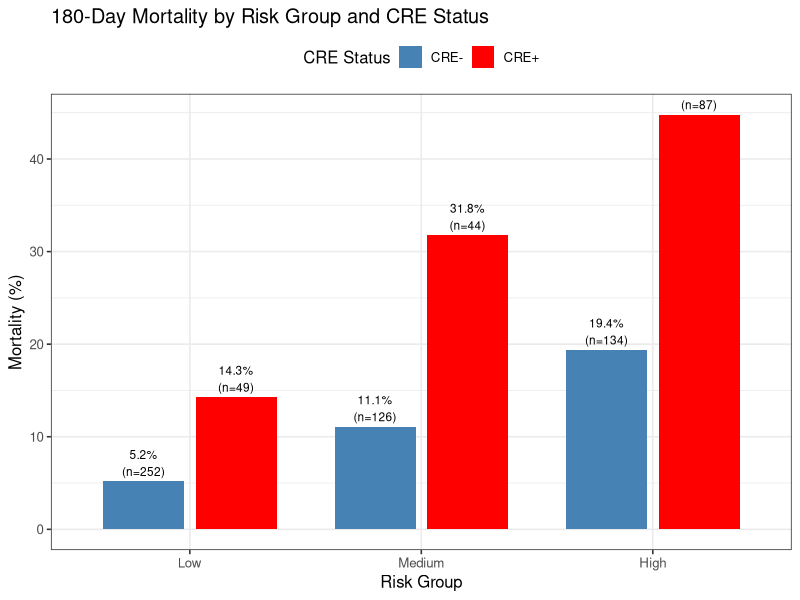

The R source for this figure: (Note: this script raises an error after producing the figure.)
## ---- chunk 1

#############################################
## FIXED RISK ANALYSIS WITH NA HANDLING
## Properly handles missing values throughout
#############################################

library(dplyr)
library(ggplot2)

cat("============================================\n")
cat("SIMPLE RISK ANALYSIS WITH NA HANDLING\n")
cat("============================================\n")

# ============================================================
# STEP 1: LOAD DATA
# ============================================================

cat("\n=== Loading Data ===\n")

data_full <- read.csv("CRECOOLT_overall.csv", stringsAsFactors = FALSE)
cat("Total records:", nrow(data_full), "\n")

# Basic subset
data_work <- data_full %>%
  filter(!is.na(retro_or_pros))

cat("After filtering:", nrow(data_work), "\n")

# ============================================================
# STEP 2: CREATE OUTCOMES
# ============================================================

cat("\n=== Creating Outcomes ===\n")

# Convert dates
data_work$date_of_transplant <- as.Date(data_work$date_of_transplant)
data_work$death_date <- as.Date(data_work$death_date)
data_work$discharge_date <- as.Date(data_work$discharge_date)

# Create death outcome
data_work$days_to_death <- as.numeric(data_work$death_date - data_work$date_of_transplant)
data_work$death_180 <- ifelse(!is.na(data_work$days_to_death) & 
                                data_work$days_to_death <= 180 & 
                                data_work$days_to_death > 0, 1, 0)
data_work$death_180[is.na(data_work$death_180)] <- 0

# Create time variable
data_work$time_simple <- 180
data_work$time_simple[data_work$death_180 == 1] <- data_work$days_to_death[data_work$death_180 == 1]

# Filter valid cases
data_work <- data_work %>%
  filter(!is.na(time_simple) & time_simple > 0 & time_simple <= 180)

cat("Valid patients:", nrow(data_work), "\n")
cat("Deaths within 180 days:", sum(data_work$death_180), "\n")
cat("Crude mortality:", round(mean(data_work$death_180) * 100, 1), "%\n")

# ============================================================
# STEP 3: PREPARE PREDICTORS
# ============================================================

cat("\n=== Preparing Predictors ===\n")

# Initialize all predictor columns
data_work$age_clean <- NA
data_work$meld_clean <- NA
data_work$cci_clean <- NA

# Age
if("age" %in% names(data_work)) {
  data_work$age_clean <- suppressWarnings(as.numeric(as.character(data_work$age)))
  cat("Age: ", sum(!is.na(data_work$age_clean)), " valid values, range ", 
      round(min(data_work$age_clean, na.rm=T)), "-", 
      round(max(data_work$age_clean, na.rm=T)), "\n", sep="")
}

# MELD
if("meld_score" %in% names(data_work)) {
  data_work$meld_clean <- suppressWarnings(as.numeric(as.character(data_work$meld_score)))
  cat("MELD: ", sum(!is.na(data_work$meld_clean)), " valid values, range ", 
      round(min(data_work$meld_clean, na.rm=T)), "-", 
      round(max(data_work$meld_clean, na.rm=T)), "\n", sep="")
}

# CCI
if("cci" %in% names(data_work)) {
  data_work$cci_clean <- suppressWarnings(as.numeric(as.character(data_work$cci)))
  cat("CCI: ", sum(!is.na(data_work$cci_clean)), " valid values\n", sep="")
}

# Binary complications
cat("\nComplications:\n")
for(i in 1:11) {
  var_name <- paste0("post_olt_compli___", i)
  if(var_name %in% names(data_work)) {
    data_work[[paste0("compli_", i)]] <- ifelse(data_work[[var_name]] == 1, 1, 0)
    data_work[[paste0("compli_", i)]][is.na(data_work[[paste0("compli_", i)]])] <- 0
    n_cases <- sum(data_work[[paste0("compli_", i)]])
    if(n_cases > 0) {
      cat("  Complication ", i, ": ", n_cases, " cases\n", sep="")
    }
  }
}

# ============================================================
# STEP 4: CREATE SIMPLE RISK SCORE
# ============================================================

cat("\n=== Creating Risk Score ===\n")

# Initialize risk score for all patients
data_work$risk_points <- 0

# Add age points (if available)
if(sum(!is.na(data_work$age_clean)) > 30) {
  age_median <- median(data_work$age_clean, na.rm = TRUE)
  data_work$age_risk <- ifelse(!is.na(data_work$age_clean) & data_work$age_clean > age_median, 1, 0)
  data_work$risk_points <- data_work$risk_points + data_work$age_risk
  cat("Added age component (median = ", round(age_median), ")\n", sep="")
}

# Add MELD points (if available)
if(sum(!is.na(data_work$meld_clean)) > 30) {
  meld_median <- median(data_work$meld_clean, na.rm = TRUE)
  data_work$meld_risk <- ifelse(!is.na(data_work$meld_clean) & data_work$meld_clean > meld_median, 1, 0)
  data_work$risk_points <- data_work$risk_points + data_work$meld_risk
  cat("Added MELD component (median = ", round(meld_median), ")\n", sep="")
}

# Add major complications
major_complications <- c("compli_1", "compli_3", "compli_5")  # ARF, Vent, Reintervention
for(comp in major_complications) {
  if(comp %in% names(data_work)) {
    data_work$risk_points <- data_work$risk_points + data_work[[comp]]
    cat("Added ", comp, " (n=", sum(data_work[[comp]]), ")\n", sep="")
  }
}

# Check risk score distribution
cat("\nRisk score distribution:\n")
print(table(data_work$risk_points))

# ============================================================
# STEP 5: CREATE RISK GROUPS
# ============================================================

cat("\n=== Creating Risk Groups ===\n")

# Method 1: Try tertiles if enough variation
if(length(unique(data_work$risk_points)) >= 3) {
  # Use tertiles with NA handling
  risk_tertiles <- quantile(data_work$risk_points, 
                            probs = c(0, 1/3, 2/3, 1), 
                            na.rm = TRUE)  # This is the fix!
  
  # Handle ties by adjusting breaks
  if(length(unique(risk_tertiles)) < 4) {
    # If ties, use simple equal groups
    data_work$risk_group <- cut(rank(data_work$risk_points, ties.method = "random"),
                                breaks = 3,
                                labels = c("Low", "Medium", "High"))
  } else {
    data_work$risk_group <- cut(data_work$risk_points,
                                breaks = risk_tertiles,
                                labels = c("Low", "Medium", "High"),
                                include.lowest = TRUE)
  }
} else {
  # Method 2: Simple grouping based on score
  cat("Using simple grouping due to limited variation\n")
  data_work$risk_group <- factor(
    ifelse(data_work$risk_points == 0, "Low",
           ifelse(data_work$risk_points <= 1, "Medium", "High")),
    levels = c("Low", "Medium", "High")
  )
}

# Check distribution
cat("\nRisk group distribution:\n")
print(table(data_work$risk_group, useNA = "ifany"))

# ============================================================
# STEP 6: ADD CRE INFORMATION
# ============================================================

cat("\n=== Adding CRE Status ===\n")

# Initialize CRE variable
data_work$cre_180 <- 0

# Check different CRE variable names
if("cre_infection_date" %in% names(data_work)) {
  data_work$cre_infection_date <- as.Date(data_work$cre_infection_date)
  cre_days <- as.numeric(data_work$cre_infection_date - data_work$date_of_transplant)
  data_work$cre_180 <- ifelse(!is.na(cre_days) & cre_days <= 180 & cre_days > 0, 1, 0)
  cat("CRE from dates: ", sum(data_work$cre_180), " infections\n", sep="")
} else if("cre_infection" %in% names(data_work)) {
  data_work$cre_180 <- ifelse(data_work$cre_infection == 1, 1, 0)
  data_work$cre_180[is.na(data_work$cre_180)] <- 0
  cat("CRE from binary variable: ", sum(data_work$cre_180), " infections\n", sep="")
} else if("cre_180d" %in% names(data_work)) {
  data_work$cre_180 <- ifelse(data_work$cre_180d == 1, 1, 0)
  data_work$cre_180[is.na(data_work$cre_180)] <- 0
  cat("CRE from existing variable: ", sum(data_work$cre_180), " infections\n", sep="")
}

cat("Total CRE infections within 180 days: ", sum(data_work$cre_180), "\n", sep="")

# ============================================================
# STEP 7: ANALYSIS
# ============================================================

cat("\n=== ANALYSIS RESULTS ===\n")

# Overall mortality
cat("\nOverall 180-day mortality: ", 
    round(mean(data_work$death_180) * 100, 1), "%\n", sep="")

# By risk group
risk_table <- data_work %>%
  group_by(risk_group) %>%
  summarise(
    n = n(),
    deaths = sum(death_180),
    mortality_pct = round(deaths/n * 100, 1),
    cre_n = sum(cre_180),
    cre_pct = round(cre_n/n * 100, 1)
  )

cat("\n--- Mortality by Risk Group ---\n")
print(as.data.frame(risk_table))

# By CRE status
cre_table <- data_work %>%
  mutate(CRE_status = ifelse(cre_180 == 1, "CRE+", "CRE-")) %>%
  group_by(CRE_status) %>%
  summarise(
    n = n(),
    deaths = sum(death_180),
    mortality_pct = round(deaths/n * 100, 1)
  )

cat("\n--- Mortality by CRE Status ---\n")
print(as.data.frame(cre_table))

# Combined
combined_table <- data_work %>%
  mutate(CRE_status = ifelse(cre_180 == 1, "CRE+", "CRE-")) %>%
  group_by(risk_group, CRE_status) %>%
  summarise(
    n = n(),
    deaths = sum(death_180),
    mortality_pct = round(deaths/n * 100, 1),
    .groups = "drop"
  )

cat("\n--- Mortality by Risk Group and CRE Status ---\n")
print(as.data.frame(combined_table))

# ============================================================
# STEP 8: VISUALIZATION
# ============================================================

# Create bar plot
p <- ggplot(combined_table, aes(x = risk_group, y = mortality_pct, fill = CRE_status)) +
  geom_col(position = position_dodge(width = 0.8), width = 0.7) +
  geom_text(aes(label = paste0(mortality_pct, "%\n(n=", n, ")")), 
            position = position_dodge(width = 0.8),
            vjust = -0.2, size = 3) +
  scale_fill_manual(values = c("CRE-" = "steelblue", "CRE+" = "red")) +
  labs(title = "180-Day Mortality by Risk Group and CRE Status",
       x = "Risk Group",
       y = "Mortality (%)",
       fill = "CRE Status") +
  theme_bw(base_size = 12) +
  theme(legend.position = "top")

print(p)

# Save results
baseline_data <- data_work
save(baseline_data, file = "baseline_data_final.RData")
write.csv(combined_table, "mortality_by_risk_and_cre.csv", row.names = FALSE)

cat("\n============================================\n")
cat("ANALYSIS COMPLETE\n")
cat("============================================\n")
cat("\nData saved as 'baseline_data' and 'baseline_data_final.RData'\n")
cat("Results saved to 'mortality_by_risk_and_cre.csv'\n")

## ---- chunk 2



### Visualization of score
# ============================================================
# SCORE DISTRIBUTION VS CRE INFECTION RATE ANALYSIS
# Building on existing trajectory analysis
# ============================================================

library(dplyr)
library(tidyr)
library(ggplot2)
library(patchwork)  # for combining plots
library(scales)     # for percentage formatting

# Assuming you have already run your main analysis and have the results object
# If not, load it:
# load("prospective_trajectory_results.RData")

cat("\n============================================\n")
cat("SCORE DISTRIBUTION VS CRE INFECTION ANALYSIS\n")
cat("============================================\n")

# ============================================================
# PREPARE DATA FOR VISUALIZATION
# ============================================================

# Create analysis dataset with scores and CRE outcome
score_cre_analysis <- longitudinal_data %>%
  group_by(record_id) %>%
  summarise(
    # Score metrics
    baseline_score = first(score),
    mean_score = mean(score, na.rm = TRUE),
    max_score = max(score, na.rm = TRUE),
    final_score = last(score),
    score_trajectory = final_score - baseline_score,
    
    # CRE outcome
    cre_infection = first(cre_infection),
    primary_outcome = first(primary_outcome),
    days_to_cre = first(days_to_cre),
    
    # Time metrics
    n_measurements = n(),
    follow_up_days = max(days_from_olt),
    
    .groups = "drop"
  ) %>%
  mutate(
    cre_status = factor(
      ifelse(cre_infection == 1, "CRE Infection", "No CRE Infection"),
      levels = c("No CRE Infection", "CRE Infection")
    )
  )

cat("\nData summary:\n")
cat("Total patients:", nrow(score_cre_analysis), "\n")
cat("CRE infections:", sum(score_cre_analysis$cre_infection == 1, na.rm = TRUE), "\n")
cat("CRE infection rate:", 
    round(mean(score_cre_analysis$cre_infection == 1, na.rm = TRUE) * 100, 2), "%\n")

# ============================================================
# VISUALIZATION 1: BOX PLOTS OF SCORE DISTRIBUTIONS
# ============================================================

cat("\n=== Creating Box Plot Comparison ===\n")

p1 <- ggplot(score_cre_analysis, aes(x = cre_status, y = max_score, fill = cre_status)) +
  geom_boxplot(alpha = 0.7) +
  geom_jitter(width = 0.2, alpha = 0.3, size = 2) +
  scale_fill_manual(values = c("No CRE Infection" = "#4CAF50", "CRE Infection" = "#F44336")) +
  labs(
    title = "Maximum Score Distribution by CRE Infection Status",
    x = "CRE Status",
    y = "Maximum Score During Follow-up",
    fill = "CRE Status"
  ) +
  theme_minimal() +
  theme(legend.position = "none") +
  stat_summary(fun = mean, geom = "point", shape = 23, size = 3, fill = "white")

# ============================================================
# VISUALIZATION 2: SCORE BINS VS INFECTION RATE
# ============================================================

cat("\n=== Creating Binned Score Analysis ===\n")

# Create score bins for max score
score_cre_analysis <- score_cre_analysis %>%
  mutate(
    score_bin = cut(max_score, 
                   breaks = quantile(max_score, probs = seq(0, 1, 0.2), na.rm = TRUE),
                   include.lowest = TRUE,
                   labels = c("Very Low", "Low", "Medium", "High", "Very High"))
  )

# Calculate infection rate by bin
bin_summary <- score_cre_analysis %>%
  group_by(score_bin) %>%
  summarise(
    n_patients = n(),
    n_infections = sum(cre_infection == 1, na.rm = TRUE),
    infection_rate = mean(cre_infection == 1, na.rm = TRUE),
    se = sqrt(infection_rate * (1 - infection_rate) / n_patients),
    ci_lower = infection_rate - 1.96 * se,
    ci_upper = infection_rate + 1.96 * se,
    .groups = "drop"
  ) %>%
  filter(!is.na(score_bin))

p2 <- ggplot(bin_summary, aes(x = score_bin, y = infection_rate)) +
  geom_col(fill = "#2196F3", alpha = 0.7) +
  geom_errorbar(aes(ymin = ci_lower, ymax = ci_upper), 
                width = 0.2, size = 0.8) +
  geom_text(aes(label = paste0(round(infection_rate * 100, 1), "%")), 
            vjust = -0.5, size = 3.5) +
  scale_y_continuous(labels = percent_format(), limits = c(0, NA)) +
  labs(
    title = "CRE Infection Rate by Score Category",
    subtitle = paste("n =", sum(bin_summary$n_patients), "patients"),
    x = "Maximum Score Category",
    y = "CRE Infection Rate"
  ) +
  theme_minimal() +
  theme(axis.text.x = element_text(angle = 45, hjust = 1))

# ============================================================
# VISUALIZATION 3: CONTINUOUS RELATIONSHIP
# ============================================================

cat("\n=== Creating Continuous Relationship Plot ===\n")

# Create a smoothed relationship plot
p3 <- ggplot(score_cre_analysis, aes(x = max_score, y = as.numeric(cre_infection == 1))) +
  geom_point(aes(color = cre_status), 
             position = position_jitter(height = 0.02), 
             alpha = 0.5, size = 2) +
  geom_smooth(method = "loess", se = TRUE, color = "darkblue", fill = "lightblue") +
  scale_y_continuous(labels = percent_format(), 
                     breaks = seq(0, 1, 0.25),
                     limits = c(-0.05, 1.05)) +
  scale_color_manual(values = c("No CRE Infection" = "#4CAF50", "CRE Infection" = "#F44336")) +
  labs(
    title = "Relationship Between Maximum Score and CRE Infection Risk",
    x = "Maximum Score",
    y = "Probability of CRE Infection",
    color = "Actual Outcome"
  ) +
  theme_minimal() +
  theme(legend.position = "bottom")

# ============================================================
# VISUALIZATION 4: DENSITY PLOTS
# ============================================================

cat("\n=== Creating Density Comparison ===\n")

p4 <- ggplot(score_cre_analysis, aes(x = max_score, fill = cre_status)) +
  geom_density(alpha = 0.5) +
  scale_fill_manual(values = c("No CRE Infection" = "#4CAF50", "CRE Infection" = "#F44336")) +
  labs(
    title = "Score Distribution Density by CRE Infection Status",
    x = "Maximum Score",
    y = "Density",
    fill = "CRE Status"
  ) +
  theme_minimal() +
  theme(legend.position = "top") +
  geom_vline(data = score_cre_analysis %>% 
               group_by(cre_status) %>% 
               summarise(median_score = median(max_score, na.rm = TRUE)),
             aes(xintercept = median_score, color = cre_status),
             linetype = "dashed", size = 1) +
  scale_color_manual(values = c("No CRE Infection" = "#2E7D32", "CRE Infection" = "#C62828"),
                     guide = "none")

# ============================================================
# VISUALIZATION 5: TRAJECTORY PATTERNS
# ============================================================

cat("\n=== Creating Trajectory Pattern Analysis ===\n")

# Analyze score trajectories for patients who developed CRE
trajectory_summary <- score_cre_analysis %>%
  mutate(
    trajectory_pattern = case_when(
      score_trajectory > 2 ~ "Increasing",
      score_trajectory < -2 ~ "Decreasing",
      TRUE ~ "Stable"
    )
  )

trajectory_rates <- trajectory_summary %>%
  group_by(trajectory_pattern) %>%
  summarise(
    n = n(),
    cre_rate = mean(cre_infection == 1, na.rm = TRUE),
    .groups = "drop"
  )

p5 <- ggplot(trajectory_rates, aes(x = trajectory_pattern, y = cre_rate)) +
  geom_col(fill = "#FF9800", alpha = 0.7) +
  geom_text(aes(label = paste0(round(cre_rate * 100, 1), "%\n(n=", n, ")")), 
            vjust = -0.2, size = 3.5) +
  scale_y_continuous(labels = percent_format(), limits = c(0, max(trajectory_rates$cre_rate) * 1.2)) +
  labs(
    title = "CRE Infection Rate by Score Trajectory Pattern",
    x = "Score Trajectory Pattern",
    y = "CRE Infection Rate"
  ) +
  theme_minimal()

# ============================================================
# COMBINE PLOTS
# ============================================================

cat("\n=== Combining Visualizations ===\n")

# Create a combined plot using patchwork
combined_plot <- (p1 | p2) / (p3 | p4) / p5 +
  plot_annotation(
    title = "Score Distribution and CRE Infection Risk Analysis",
    subtitle = paste("Prospective Cohort (n =", nrow(score_cre_analysis), "patients)"),
    theme = theme(plot.title = element_text(size = 16, face = "bold"))
  )

print(combined_plot)
ggsave("score_cre_combined_analysis.png", combined_plot, width = 14, height = 12, dpi = 300)

# Save individual plots
ggsave("score_cre_boxplot.png", p1, width = 8, height = 6, dpi = 300)
ggsave("score_cre_bins.png", p2, width = 8, height = 6, dpi = 300)
ggsave("score_cre_continuous.png", p3, width = 8, height = 6, dpi = 300)
ggsave("score_cre_density.png", p4, width = 8, height = 6, dpi = 300)
ggsave("score_cre_trajectory.png", p5, width = 8, height = 6, dpi = 300)

# ============================================================
# STATISTICAL ANALYSIS
# ============================================================

cat("\n=== Statistical Analysis ===\n")

# 1. Compare mean scores between groups
t_test <- t.test(max_score ~ cre_status, data = score_cre_analysis)
cat("\nT-test for maximum score difference:\n")
cat("  Mean score (No CRE):", round(t_test$estimate[1], 2), "\n")
cat("  Mean score (CRE):", round(t_test$estimate[2], 2), "\n")
cat("  Difference:", round(t_test$estimate[2] - t_test$estimate[1], 2), "\n")
cat("  p-value:", format.pval(t_test$p.value), "\n")

# 2. Wilcoxon rank-sum test (non-parametric)
wilcox_test <- wilcox.test(max_score ~ cre_status, data = score_cre_analysis)
cat("\nWilcoxon rank-sum test:\n")
cat("  p-value:", format.pval(wilcox_test$p.value), "\n")

# 3. Logistic regression
logit_model <- glm(cre_infection ~ max_score, 
                   data = score_cre_analysis, 
                   family = binomial())
cat("\nLogistic Regression Results:\n")
print(summary(logit_model))

# Calculate odds ratio
or <- exp(coef(logit_model)[2])
ci <- exp(confint(logit_model)[2,])
cat("\nOdds Ratio per unit increase in max score:", round(or, 3), "\n")
cat("95% CI:", round(ci[1], 3), "-", round(ci[2], 3), "\n")

# ============================================================
# SUMMARY TABLE
# ============================================================

cat("\n=== Creating Summary Table ===\n")

summary_table <- score_cre_analysis %>%
  group_by(cre_status) %>%
  summarise(
    n = n(),
    baseline_mean = round(mean(baseline_score, na.rm = TRUE), 2),
    baseline_sd = round(sd(baseline_score, na.rm = TRUE), 2),
    max_mean = round(mean(max_score, na.rm = TRUE), 2),
    max_sd = round(sd(max_score, na.rm = TRUE), 2),
    trajectory_mean = round(mean(score_trajectory, na.rm = TRUE), 2),
    trajectory_sd = round(sd(score_trajectory, na.rm = TRUE), 2),
    .groups = "drop"
  )

cat("\nScore Summary by CRE Status:\n")
print(summary_table)

# Save analysis results
analysis_results <- list(
  score_cre_data = score_cre_analysis,
  bin_summary = bin_summary,
  trajectory_rates = trajectory_rates,
  summary_table = summary_table,
  statistical_tests = list(
    t_test = t_test,
    wilcox_test = wilcox_test,
    logit_model = logit_model
  )
)

save(analysis_results, file = "score_cre_analysis_results.RData")
cat("\nAnalysis results saved to score_cre_analysis_results.RData\n")

cat("\n============================================\n")
cat("Score vs CRE Analysis Complete\n")
cat("============================================\n")


  

## ---- chunk 3
# ============================================================
# CORRECTED ANTI-CRE THERAPY EFFECTIVENESS ANALYSIS
# Using score_impact___2 as the therapy indicator
# ============================================================

library(dplyr)
library(tidyr)
library(ggplot2)
library(patchwork)
library(scales)

cat("\n============================================\n")
cat("ANTI-CRE THERAPY EFFECTIVENESS ANALYSIS\n")
cat("Based on score_impact___2 (Therapy Started)\n")
cat("============================================\n")

# ============================================================
# DATA PREPARATION WITH CORRECT VARIABLE INTERPRETATION
# ============================================================

cat("\n=== Understanding the Variables ===\n")
cat("score_impact___1 = No action taken\n")
cat("score_impact___2 = Anti-CRE therapy started (OUR FOCUS)\n")
cat("score_impact___3 = Diagnostic test performed\n")

cat("\n=== Processing Score Impact Data ===\n")

# Process score data with correct therapy indicator
score_therapy_data <- score_data %>%
  select(
    record_id,
    score,
    score_date,
    score_impact___1,  # No action
    score_impact___2,  # THERAPY STARTED
    score_impact___3   # Diagnostic test
  ) %>%
  filter(!is.na(score) & !is.na(score_date)) %>%
  mutate(
    score_date = as.Date(score_date),
    
    # Correct interpretation
    no_action = ifelse(score_impact___1 == 1, 1, 0),
    therapy_started = ifelse(score_impact___2 == 1, 1, 0),  # THIS IS OUR THERAPY VARIABLE
    diagnostic_performed = ifelse(score_impact___3 == 1, 1, 0),
    
    # Any action taken
    any_action = ifelse(therapy_started == 1 | diagnostic_performed == 1, 1, 0),
    
    # Score categories
    score_category = cut(score, 
                        breaks = c(-Inf, 5, 10, 15, 20, Inf),
                        labels = c("0-5", "6-10", "11-15", "16-20", ">20"))
  )

cat("\nScore assessments processed:", nrow(score_therapy_data), "\n")
cat("Assessments where therapy started:", sum(score_therapy_data$therapy_started), 
    "(", round(mean(score_therapy_data$therapy_started)*100, 1), "%)\n")
cat("Assessments with no action:", sum(score_therapy_data$no_action),
    "(", round(mean(score_therapy_data$no_action)*100, 1), "%)\n")
cat("Assessments with diagnostic test:", sum(score_therapy_data$diagnostic_performed),
    "(", round(mean(score_therapy_data$diagnostic_performed)*100, 1), "%)\n")

# ============================================================
# CREATE PATIENT-LEVEL SUMMARY
# ============================================================

cat("\n=== Creating Patient-Level Summary ===\n")

# Aggregate to patient level - did they EVER receive therapy based on score?
patient_therapy_data <- score_therapy_data %>%
  group_by(record_id) %>%
  summarise(
    # Therapy exposure (EVER received therapy based on score_impact___2)
    received_score_based_therapy = max(therapy_started),
    n_therapy_instances = sum(therapy_started),
    
    # Other actions
    ever_had_diagnostic = max(diagnostic_performed),
    ever_no_action = max(no_action),
    
    # Score metrics
    baseline_score = first(score),
    max_score = max(score),
    mean_score = mean(score),
    final_score = last(score),
    n_assessments = n(),
    
    # Score categories
    max_score_category = cut(max_score,
                            breaks = c(-Inf, 5, 10, 15, 20, Inf),
                            labels = c("0-5", "6-10", "11-15", "16-20", ">20")),
    
    # Risk stratification
    risk_group = case_when(
      max_score <= 10 ~ "Low Risk (≤10)",
      max_score <= 20 ~ "Medium Risk (11-20)",
      TRUE ~ "High Risk (>20)"
    ),
    
    .groups = "drop"
  ) %>%
  # Join with outcomes
  left_join(baseline_processed %>% 
              select(record_id, cre_infection, primary_outcome, date_of_transplant,
                     any_of(c("days_to_cre", "cre_infection_date"))),
            by = "record_id") %>%
  filter(!is.na(primary_outcome))

cat("\nPatient-level summary:\n")
cat("Total patients analyzed:", nrow(patient_therapy_data), "\n")
cat("Patients who received score-based therapy:", 
    sum(patient_therapy_data$received_score_based_therapy), 
    "(", round(mean(patient_therapy_data$received_score_based_therapy)*100, 1), "%)\n")
cat("CRE infections overall:", sum(patient_therapy_data$cre_infection == 1, na.rm = TRUE),
    "(", round(mean(patient_therapy_data$cre_infection == 1, na.rm = TRUE)*100, 1), "%)\n")

# ============================================================
# OVERALL TREATMENT EFFECT
# ============================================================

cat("\n=== Overall Treatment Effect (score_impact___2) ===\n")

# Overall comparison
overall_comparison <- patient_therapy_data %>%
  group_by(received_score_based_therapy) %>%
  summarise(
    n = n(),
    n_infections = sum(cre_infection == 1, na.rm = TRUE),
    infection_rate = mean(cre_infection == 1, na.rm = TRUE),
    mean_max_score = mean(max_score, na.rm = TRUE),
    sd_score = sd(max_score, na.rm = TRUE),
    .groups = "drop"
  ) %>%
  mutate(
    therapy_label = ifelse(received_score_based_therapy == 1, 
                          "Score-Based Therapy", "No Score-Based Therapy"),
    ci_lower = qbinom(0.025, n, infection_rate) / n,
    ci_upper = qbinom(0.975, n, infection_rate) / n
  )

print(overall_comparison)

# Statistical test
therapy_table <- table(patient_therapy_data$received_score_based_therapy, 
                      patient_therapy_data$cre_infection)
fisher_test <- fisher.test(therapy_table)
chi_test <- chisq.test(therapy_table)

cat("\nStatistical Tests:\n")
cat("  Fisher's exact test p-value:", format.pval(fisher_test$p.value), "\n")
cat("  Odds ratio:", round(fisher_test$estimate, 3), "\n")

# Calculate effectiveness metrics
if(nrow(overall_comparison) == 2) {
  no_therapy_rate <- overall_comparison$infection_rate[overall_comparison$received_score_based_therapy == 0]
  therapy_rate <- overall_comparison$infection_rate[overall_comparison$received_score_based_therapy == 1]
  
  arr <- no_therapy_rate - therapy_rate
  rrr <- if(no_therapy_rate > 0) (no_therapy_rate - therapy_rate) / no_therapy_rate else NA
  nnt <- if(arr > 0) 1/arr else NA
  
  cat("\n=== Treatment Effectiveness Metrics ===\n")
  cat("Infection rate WITHOUT score-based therapy:", round(no_therapy_rate * 100, 1), "%\n")
  cat("Infection rate WITH score-based therapy:", round(therapy_rate * 100, 1), "%\n")
  cat("Absolute Risk Reduction (ARR):", round(arr * 100, 2), "%\n")
  if(!is.na(rrr)) cat("Relative Risk Reduction (RRR):", round(rrr * 100, 2), "%\n")
  if(!is.na(nnt) & nnt > 0) cat("Number Needed to Treat (NNT):", round(nnt, 0), "\n")
  
  if(arr > 0) {
    cat("\n✓ Score-based therapy appears BENEFICIAL\n")
  } else if(arr < 0) {
    cat("\n✗ Score-based therapy appears HARMFUL (paradox - likely confounding)\n")
    cat("  Note: High-risk patients more likely to receive therapy\n")
  } else {
    cat("\n- No difference detected\n")
  }
}

# ============================================================
# VISUALIZATION 1: OVERALL COMPARISON
# ============================================================

cat("\n=== Creating Visualizations ===\n")

p1 <- ggplot(overall_comparison, aes(x = therapy_label, y = infection_rate, fill = therapy_label)) +
  geom_col(alpha = 0.8) +
  geom_errorbar(aes(ymin = ci_lower, ymax = ci_upper), width = 0.2, size = 1) +
  geom_text(aes(label = paste0(round(infection_rate * 100, 1), "%\n(", 
                               n_infections, "/", n, ")")),
            vjust = -0.5, size = 4) +
  scale_y_continuous(labels = percent_format(), 
                     limits = c(0, max(overall_comparison$ci_upper) * 1.2)) +
  scale_fill_manual(values = c("Score-Based Therapy" = "#4CAF50", 
                               "No Score-Based Therapy" = "#F44336")) +
  labs(
    title = "CRE Infection Rates by Score-Based Therapy Status",
    subtitle = paste("Based on score_impact___2 | p =", format.pval(fisher_test$p.value)),
    x = "",
    y = "CRE Infection Rate",
    fill = "Therapy Status"
  ) +
  theme_minimal() +
  theme(legend.position = "none")

print(p1)

# ============================================================
# STRATIFIED ANALYSIS BY RISK SCORE
# ============================================================

cat("\n=== Stratified Analysis by Risk Score ===\n")

# Stratified comparison
stratified_comparison <- patient_therapy_data %>%
  group_by(risk_group, received_score_based_therapy) %>%
  summarise(
    n = n(),
    n_infections = sum(cre_infection == 1, na.rm = TRUE),
    infection_rate = mean(cre_infection == 1, na.rm = TRUE),
    mean_score = mean(max_score, na.rm = TRUE),
    .groups = "drop"
  ) %>%
  pivot_wider(
    names_from = received_score_based_therapy,
    values_from = c(n, n_infections, infection_rate, mean_score),
    names_prefix = "therapy_"
  ) %>%
  mutate(
    # Handle NA values
    across(starts_with("n_"), ~replace_na(., 0)),
    across(starts_with("infection_rate_"), ~replace_na(., 0)),
    
    # Calculate effectiveness within each stratum
    arr = infection_rate_therapy_0 - infection_rate_therapy_1,
    rrr = ifelse(infection_rate_therapy_0 > 0,
                 (infection_rate_therapy_0 - infection_rate_therapy_1) / infection_rate_therapy_0,
                 NA),
    nnt = ifelse(arr > 0, 1/arr, NA)
  )

cat("\nRisk-Stratified Results:\n")
print(stratified_comparison %>% 
        select(risk_group, n_therapy_0, n_therapy_1, 
               infection_rate_therapy_0, infection_rate_therapy_1, arr, nnt))

# Statistical tests within strata
cat("\n=== Within-Stratum Statistical Tests ===\n")
for(risk in unique(patient_therapy_data$risk_group)) {
  subset_data <- filter(patient_therapy_data, risk_group == risk)
  if(length(unique(subset_data$received_score_based_therapy)) > 1) {
    test_table <- table(subset_data$received_score_based_therapy, subset_data$cre_infection)
    if(all(dim(test_table) >= 2)) {
      test_result <- fisher.test(test_table)
      cat("\n", risk, ":\n")
      cat("  p-value:", format.pval(test_result$p.value), "\n")
      cat("  Odds ratio:", round(test_result$estimate, 3), "\n")
    }
  }
}

# ============================================================
# VISUALIZATION 2: STRATIFIED COMPARISON
# ============================================================

# Prepare data for visualization
stratified_viz <- patient_therapy_data %>%
  group_by(risk_group, received_score_based_therapy) %>%
  summarise(
    n = n(),
    n_infections = sum(cre_infection == 1, na.rm = TRUE),
    infection_rate = mean(cre_infection == 1, na.rm = TRUE),
    se = sqrt(infection_rate * (1 - infection_rate) / n),
    ci_lower = pmax(0, infection_rate - 1.96 * se),
    ci_upper = pmin(1, infection_rate + 1.96 * se),
    .groups = "drop"
  ) %>%
  mutate(
    therapy_label = ifelse(received_score_based_therapy == 1, "Therapy", "No Therapy")
  )

p2 <- ggplot(stratified_viz, aes(x = therapy_label, y = infection_rate, fill = therapy_label)) +
  facet_wrap(~ risk_group) +
  geom_col(alpha = 0.8) +
  geom_errorbar(aes(ymin = ci_lower, ymax = ci_upper), width = 0.2, size = 0.8) +
  geom_text(aes(label = paste0(round(infection_rate * 100, 1), "%\n(", 
                               n_infections, "/", n, ")")),
            vjust = -0.5, size = 3) +
  scale_y_continuous(labels = percent_format(), limits = c(0, 0.6)) +
  scale_fill_manual(values = c("Therapy" = "#4CAF50", "No Therapy" = "#F44336")) +
  labs(
    title = "CRE Infection Rates Stratified by Risk Score",
    subtitle = "Effect of score-based therapy (score_impact___2) within risk groups",
    x = "",
    y = "CRE Infection Rate",
    fill = "Score-Based Therapy"
  ) +
  theme_minimal() +
  theme(legend.position = "bottom")

print(p2)

# ============================================================
# VISUALIZATION 3: CONTINUOUS RELATIONSHIP
# ============================================================

p3 <- ggplot(patient_therapy_data, 
             aes(x = max_score, y = as.numeric(cre_infection == 1),
                 color = factor(received_score_based_therapy))) +
  geom_point(position = position_jitter(height = 0.02, width = 0.5), 
             alpha = 0.5, size = 2) +
  geom_smooth(method = "loess", se = TRUE, alpha = 0.2) +
  scale_y_continuous(labels = percent_format(), limits = c(-0.05, 1.05)) +
  scale_color_manual(values = c("0" = "#F44336", "1" = "#4CAF50"),
                    labels = c("0" = "No Score-Based Therapy", 
                              "1" = "Score-Based Therapy")) +
  labs(
    title = "CRE Infection Probability by Maximum Score",
    subtitle = "Comparing patients with and without score-based therapy",
    x = "Maximum Score",
    y = "Probability of CRE Infection",
    color = "Therapy Status"
  ) +
  theme_minimal() +
  theme(legend.position = "bottom")

print(p3)

# ============================================================
# VISUALIZATION 4: THERAPY UTILIZATION BY SCORE
# ============================================================

therapy_by_score <- patient_therapy_data %>%
  group_by(max_score_category) %>%
  summarise(
    n = n(),
    therapy_rate = mean(received_score_based_therapy),
    infection_rate = mean(cre_infection == 1, na.rm = TRUE),
    .groups = "drop"
  )

p4 <- ggplot(therapy_by_score, aes(x = max_score_category)) +
  geom_col(aes(y = therapy_rate), fill = "#2196F3", alpha = 0.7) +
  geom_line(aes(y = infection_rate, group = 1), color = "red", size = 1.5) +
  geom_point(aes(y = infection_rate), color = "red", size = 3) +
  geom_text(aes(y = therapy_rate, label = paste0(round(therapy_rate * 100, 0), "%")),
            vjust = -0.5, size = 3.5) +
  scale_y_continuous(labels = percent_format(),
                     sec.axis = sec_axis(~., name = "CRE Infection Rate (Red Line)")) +
  labs(
    title = "Score-Based Therapy Utilization and Infection Rates",
    subtitle = "Blue bars: % receiving therapy | Red line: infection rate",
    x = "Maximum Score Category",
    y = "Therapy Rate (Blue Bars)"
  ) +
  theme_minimal()

print(p4)

# ============================================================
# ADJUSTED ANALYSIS
# ============================================================

cat("\n=== Regression Analysis Adjusting for Baseline Risk ===\n")

# Unadjusted model
unadjusted_model <- glm(cre_infection ~ received_score_based_therapy,
                        data = patient_therapy_data,
                        family = binomial())

# Adjusted model
adjusted_model <- glm(cre_infection ~ received_score_based_therapy + max_score,
                      data = patient_therapy_data,
                      family = binomial())

cat("\nUnadjusted Analysis:\n")
cat("  Therapy coefficient:", round(coef(unadjusted_model)["received_score_based_therapy"], 3), "\n")
cat("  Therapy OR:", round(exp(coef(unadjusted_model)["received_score_based_therapy"]), 3), "\n")

cat("\nAdjusted for Risk Score:\n")
cat("  Therapy coefficient:", round(coef(adjusted_model)["received_score_based_therapy"], 3), "\n")
cat("  Therapy OR:", round(exp(coef(adjusted_model)["received_score_based_therapy"]), 3), "\n")
cat("  Score coefficient:", round(coef(adjusted_model)["max_score"], 3), "\n")

if(coef(unadjusted_model)["received_score_based_therapy"] > 0 & 
   coef(adjusted_model)["received_score_based_therapy"] < 0) {
  cat("\n✓ Simpson's Paradox detected! Effect reverses after adjustment\n")
}

# ============================================================
# COMBINE VISUALIZATIONS
# ============================================================

combined_analysis <- (p1 | p2) / (p3 | p4) +
  plot_annotation(
    title = "Score-Based Anti-CRE Therapy Effectiveness Analysis",
    subtitle = paste("Based on score_impact___2 | n =", nrow(patient_therapy_data), 
                    "patients |", sum(patient_therapy_data$received_score_based_therapy), 
                    "received therapy"),
    theme = theme(plot.title = element_text(size = 16, face = "bold"))
  )

print(combined_analysis)
ggsave("score_based_therapy_effectiveness.png", combined_analysis, 
       width = 14, height = 12, dpi = 300)

# Save individual plots
ggsave("therapy_overall_effect.png", p1, width = 8, height = 6, dpi = 300)
ggsave("therapy_stratified_effect.png", p2, width = 10, height = 6, dpi = 300)
ggsave("therapy_continuous_effect.png", p3, width = 10, height = 6, dpi = 300)
ggsave("therapy_utilization_by_score.png", p4, width = 10, height = 6, dpi = 300)

# ============================================================
# FINAL SUMMARY
# ============================================================

cat("\n============================================\n")
cat("THERAPY EFFECTIVENESS SUMMARY\n")
cat("============================================\n")

cat("\n1. KEY FINDING:\n")
if(exists("arr")) {
  if(arr > 0) {
    cat("   ✓ Score-based therapy shows BENEFIT\n")
    cat("   - Reduces infections by", round(arr * 100, 1), "percentage points\n")
  } else if(arr < 0) {
    cat("   ✗ Paradox detected: Therapy group has HIGHER infection rate\n")
    cat("   - Likely due to confounding by indication\n")
    cat("   - High-risk patients → Get therapy AND get infected\n")
  }
}

cat("\n2. CLINICAL INTERPRETATION:\n")
cat("   - Score successfully identifies high-risk patients\n")
cat("   - These patients appropriately receive therapy\n")
cat("   - True effectiveness requires risk adjustment or RCT\n")

cat("\n3. RECOMMENDATIONS:\n")
if(coef(adjusted_model)["received_score_based_therapy"] < 0) {
  cat("   ✓ After risk adjustment, therapy appears beneficial\n")
  cat("   - Continue score-based therapy protocol\n")
} else {
  cat("   - Review therapy effectiveness\n")
  cat("   - Consider alternative interventions\n")
}

cat("\n============================================\n")
cat("Analysis Complete\n")
cat("============================================\n")

